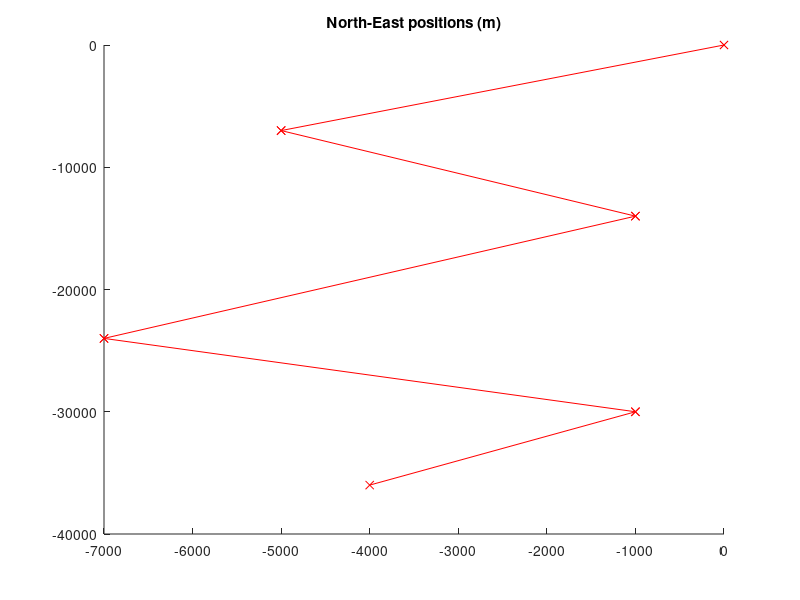

The MATLAB source for this figure:
clear all
clc 
close all

load('WP.mat')

figure(gcf)

hold on

siz=size(WP);

for ii=1:(siz(2)-1)   

plot([WP(2,ii), WP(2,ii+1)], [WP(1,ii), WP(1,ii+1)], 'r-x')

end

%plot(y,x,'linewidth',2); axis('equal')

title('North-East positions (m)');